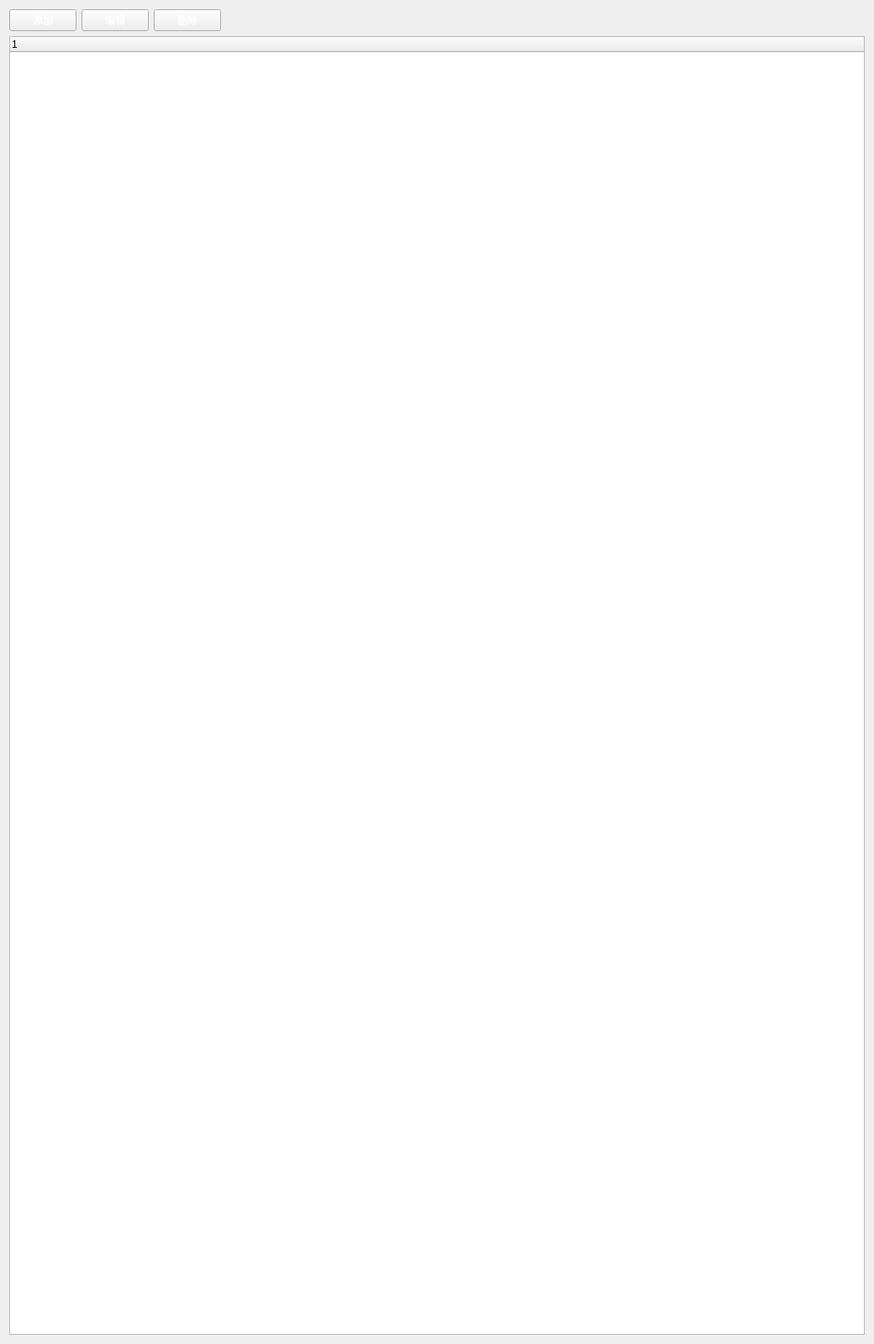
<?xml version='1.0' encoding='utf-8'?>
<ui version="4.0">
 <class>DeptManageSetForm</class>
 <widget class="QWidget" name="DeptManageSetForm">
  <property name="geometry">
   <rect>
    <x>0</x>
    <y>0</y>
    <width>1040</width>
    <height>1600</height>
   </rect>
  </property>
  <property name="windowTitle">
   <string>Form</string>
  </property>
  <layout class="QGridLayout" name="gridLayout">
   <item row="0" column="0">
    <widget class="QPushButton" name="addpushButton">
     <property name="styleSheet">
      <string notr="true">QPushButton {  
    background-image: url(:/image/asm3872.png);  
	font: 16pt "Sans Serif";
	color: rgb(255, 255, 255);
 }</string>
     </property>
     <property name="text">
      <string>添加</string>
     </property>
    </widget>
   </item>
   <item row="0" column="1">
    <widget class="QPushButton" name="updatepushButton">
     <property name="styleSheet">
      <string notr="true">QPushButton {  
    background-image: url(:/image/asm3872.png);  
	font: 16pt "Sans Serif";
	color: rgb(255, 255, 255);
 }</string>
     </property>
     <property name="text">
      <string>编辑</string>
     </property>
    </widget>
   </item>
   <item row="0" column="2">
    <widget class="QPushButton" name="deletepushButton">
     <property name="styleSheet">
      <string notr="true">QPushButton {  
    background-image: url(:/image/asm3872.png);  
	font: 16pt "Sans Serif";
	color: rgb(255, 255, 255);
 }</string>
     </property>
     <property name="text">
      <string>删除</string>
     </property>
    </widget>
   </item>
   <item row="0" column="3">
    <spacer name="horizontalSpacer">
     <property name="orientation">
      <enum>Qt::Horizontal</enum>
     </property>
     <property name="sizeHint" stdset="0">
      <size>
       <width>1607</width>
       <height>20</height>
      </size>
     </property>
    </spacer>
   </item>
   <item row="1" column="0" colspan="4">
    <widget class="QTreeWidget" name="deptreeWidget">
     <column>
      <property name="text">
       <string notr="true">1</string>
      </property>
     </column>
    </widget>
   </item>
  </layout>
 </widget>
 <resources />
 <connections />
</ui>
